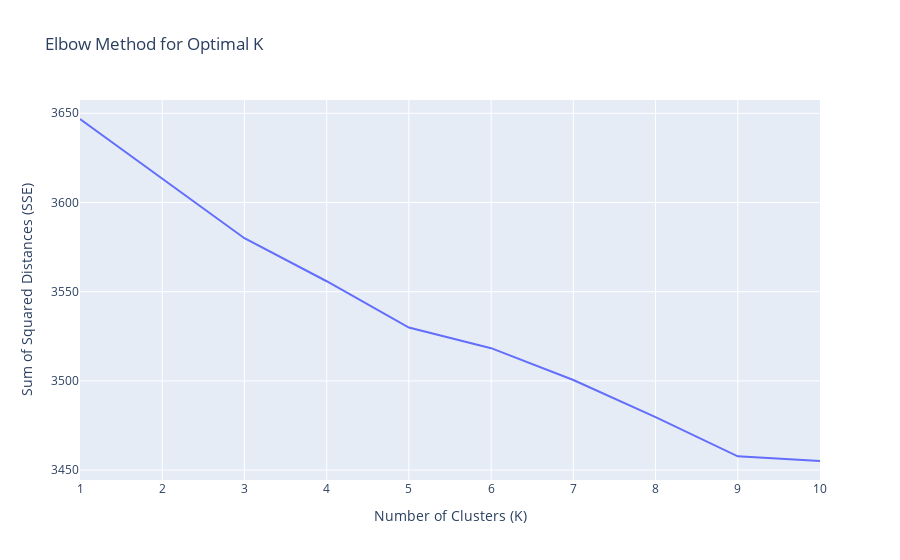

Source (notebook cell):
### Markdown cell above
## Elbow Method

### Code cell
def plot_elbow_method(X):
    sse = []
    k_values = range(1, 11)  # Test k from 1 to 10
    for k in k_values:
        kmeans = KMeans(n_clusters=k, random_state=42)
        kmeans.fit(X)
        sse.append(kmeans.inertia_)
    
    fig = px.line(x=k_values, y=sse, title='Elbow Method for Optimal K', labels={'x': 'Number of Clusters (K)', 'y': 'Sum of Squared Distances (SSE)'})
    fig.show()

plot_elbow_method(X)

### Figure 1 — Plotly figure (JSON) as saved in the notebook; plotly's stock layout.template omitted (floating-point values rounded to 4 significant figures)
{"data": [{"hovertemplate": "Number of Clusters (K)=%{x}<br>Sum of Squared Distances (SSE)=%{y}<extra></extra>", "legendgroup": "", "line": {"color": "#636efa", "dash": "solid"}, "marker": {"symbol": "circle"}, "mode": "lines", "name": "", "orientation": "v", "showlegend": false, "type": "scatter", "x": [1, 2, 3, 4, 5, 6, 7, 8, 9, 10], "xaxis": "x", "y": [3647.0, 3613.0, 3580.0, 3556.0, 3530.0, 3518.0, 3501.0, 3480.0, 3458.0, 3455.0], "yaxis": "y"}], "layout": {"autosize": true, "legend": {"tracegroupgap": 0}, "title": {"text": "Elbow Method for Optimal K"}, "xaxis": {"anchor": "y", "autorange": true, "domain": [0, 1], "range": [1, 10], "title": {"text": "Number of Clusters (K)"}, "type": "linear"}, "yaxis": {"anchor": "x", "autorange": true, "domain": [0, 1], "range": [3444.0, 3657.0], "title": {"text": "Sum of Squared Distances (SSE)"}, "type": "linear"}}}
